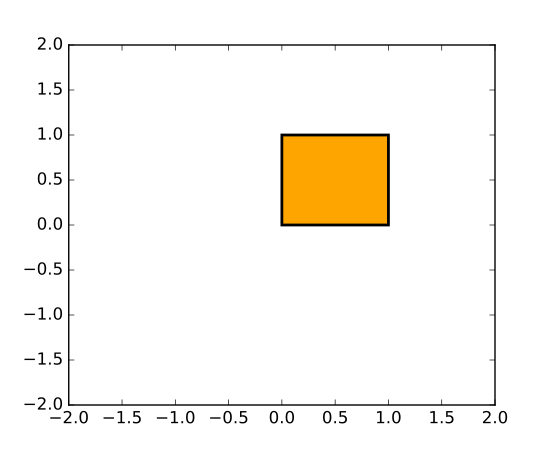

Write Python code to recreate this figure.
import matplotlib.pyplot as plt
from matplotlib.path import Path
import matplotlib.patches as patches

verts = [
    (0., 0.), # left, bottom
    (0., 1.), # left, top
    (1., 1.), # right, top
    (1., 0.), # right, bottom
    (0., 0.), # ignored
    ]

codes = [Path.MOVETO,
         Path.LINETO,
         Path.LINETO,
         Path.LINETO,
         Path.CLOSEPOLY,
         ]

path = Path(verts, codes)

fig = plt.figure()
ax = fig.add_subplot(111)
patch = patches.PathPatch(path, facecolor='orange', lw=2)
ax.add_patch(patch)
ax.set_xlim(-2,2)
ax.set_ylim(-2,2)
plt.show()
